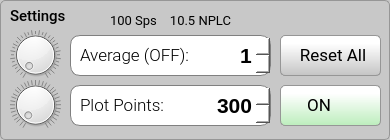
          <widget class="QGroupBox" name="groupBox_settigns">
           <property name="sizePolicy">
            <sizepolicy hsizetype="Preferred" vsizetype="Expanding">
             <horstretch>0</horstretch>
             <verstretch>0</verstretch>
            </sizepolicy>
           </property>
           <property name="minimumSize">
            <size>
             <width>0</width>
             <height>140</height>
            </size>
           </property>
           <property name="maximumSize">
            <size>
             <width>16777215</width>
             <height>140</height>
            </size>
           </property>
           <property name="font">
            <font>
             <family>Roboto Medium</family>
             <pointsize>11</pointsize>
             <weight>50</weight>
             <italic>false</italic>
             <bold>false</bold>
             <kerning>true</kerning>
            </font>
           </property>
           <property name="styleSheet">
            <string notr="true">QGroupBox {background-color: rgb(200,200,200);border: 1px solid rgb(150,150,150); border-radius: 5px;  margin-top: 0.5em;}; 
QGroupBox::title {subcontrol-origin: margin;left: 10px;padding: 0 3px 0 3px;}</string>
           </property>
           <property name="title">
            <string/>
           </property>
           <widget class="QLabel" name="label_3">
            <property name="geometry">
             <rect>
              <x>80</x>
              <y>95</y>
              <width>101</width>
              <height>21</height>
             </rect>
            </property>
            <property name="font">
             <font>
              <family>Roboto Light</family>
              <pointsize>13</pointsize>
              <weight>50</weight>
              <bold>false</bold>
             </font>
            </property>
            <property name="text">
             <string>Plot Points:</string>
            </property>
           </widget>
           <widget class="QDial2" name="dial_display">
            <property name="geometry">
             <rect>
              <x>10</x>
              <y>80</y>
              <width>51</width>
              <height>50</height>
             </rect>
            </property>
            <property name="minimum">
             <number>2</number>
            </property>
            <property name="maximum">
             <number>6000</number>
            </property>
            <property name="value">
             <number>100</number>
            </property>
            <property name="orientation">
             <enum>Qt::Horizontal</enum>
            </property>
            <property name="invertedAppearance">
             <bool>false</bool>
            </property>
            <property name="wrapping">
             <bool>false</bool>
            </property>
            <property name="notchTarget">
             <double>30.000000000000000</double>
            </property>
            <property name="notchesVisible">
             <bool>true</bool>
            </property>
           </widget>
           <widget class="QSpinBox" name="spinBox_display">
            <property name="geometry">
             <rect>
              <x>70</x>
              <y>85</y>
              <width>201</width>
              <height>41</height>
             </rect>
            </property>
            <property name="styleSheet">
             <string notr="true">QSpinBox { background-color: rgba(255,255,255, 1.0);border: 1px solid gray; border-radius:10px;
				   text-align:right;font-family:'Roboto Mono Medium','Roboto'; font-size:16pt; font-weight:500;  }

QSpinBox::up-button { 
	height:22px; 
	width: 30px;
	border: 0px;
	image: url(:/main/img/arrow_up4.png);
}

QSpinBox::down-button {
	height:22px; 
	width: 30px;
	border: 0px;
	image: url(:/main/img/arrow_down4.png);
 }

QSpinBox::up-button:hover { 
	image: url(:/main/img/arrow_up4b.png);
}

QSpinBox::down-button:hover {
	image: url(:/main/img/arrow_down4b.png);
 }

QSpinBox:disabled { background-color: rgba(240,240,240, 1.0); border: 1px transparent; border-radius:10px;
                                          border-color: transparent; border-width: 1px; border-style:inset; border-radius:10px;
                                          text-align:right;font-family:'Roboto Mono Medium','Roboto'; font-size:16pt; font-weight:500; }

QSpinBox::up-button:disabled { height:22px; width: 30px; border: 0px; image: url(:/main/img/arrow_up2.png); }

QSpinBox::down-button:disabled { height:22px; width: 30px; border: 0px; image: url(:/main/img/arrow_down2.png); }
</string>
            </property>
            <property name="wrapping">
             <bool>false</bool>
            </property>
            <property name="alignment">
             <set>Qt::AlignRight|Qt::AlignTrailing|Qt::AlignVCenter</set>
            </property>
            <property name="buttonSymbols">
             <enum>QAbstractSpinBox::UpDownArrows</enum>
            </property>
            <property name="accelerated">
             <bool>false</bool>
            </property>
            <property name="keyboardTracking">
             <bool>false</bool>
            </property>
            <property name="showGroupSeparator" stdset="0">
             <bool>false</bool>
            </property>
            <property name="suffix">
             <string/>
            </property>
            <property name="minimum">
             <number>2</number>
            </property>
            <property name="maximum">
             <number>6000</number>
            </property>
            <property name="value">
             <number>300</number>
            </property>
           </widget>
           <widget class="QLabel" name="label_dial4">
            <property name="geometry">
             <rect>
              <x>10</x>
              <y>80</y>
              <width>51</width>
              <height>50</height>
             </rect>
            </property>
            <property name="text">
             <string/>
            </property>
            <property name="pixmap">
             <pixmap resource="../../resources/resources.qrc">:/main/img/dial1.png</pixmap>
            </property>
            <property name="scaledContents">
             <bool>false</bool>
            </property>
           </widget>
           <widget class="QSpinBox" name="spinBox_average">
            <property name="enabled">
             <bool>true</bool>
            </property>
            <property name="geometry">
             <rect>
              <x>70</x>
              <y>35</y>
              <width>201</width>
              <height>41</height>
             </rect>
            </property>
            <property name="sizePolicy">
             <sizepolicy hsizetype="Preferred" vsizetype="Fixed">
              <horstretch>0</horstretch>
              <verstretch>0</verstretch>
             </sizepolicy>
            </property>
            <property name="styleSheet">
             <string notr="true">QSpinBox { background-color: rgba(255,255,255, 1.0);border: 1px solid gray; border-radius:10px;
				   text-align:right;font-family:'Roboto Mono Medium','Roboto'; font-size:16pt; font-weight:500;  }

QSpinBox::up-button { 
	height:22px; 
	width: 30px;
	border: 0px;
	image: url(:/main/img/arrow_up4.png);
}

QSpinBox::down-button {
	height:22px; 
	width: 30px;
	border: 0px;
	image: url(:/main/img/arrow_down4.png);
 }

QSpinBox::up-button:hover { 
	image: url(:/main/img/arrow_up4b.png);
}

QSpinBox::down-button:hover {
	image: url(:/main/img/arrow_down4b.png);
 }

QSpinBox:disabled { background-color: rgba(240,240,240, 1.0); border: 1px transparent; border-radius:10px;
                                          border-color: transparent; border-width: 1px; border-style:inset; border-radius:10px;
                                          text-align:right;font-family:'Roboto Mono Medium','Roboto'; font-size:16pt; font-weight:500; }

QSpinBox::up-button:disabled { height:22px; width: 30px; border: 0px; image: url(:/main/img/arrow_up2.png); }

QSpinBox::down-button:disabled { height:22px; width: 30px; border: 0px; image: url(:/main/img/arrow_down2.png); }
</string>
            </property>
            <property name="wrapping">
             <bool>false</bool>
            </property>
            <property name="alignment">
             <set>Qt::AlignRight|Qt::AlignTrailing|Qt::AlignVCenter</set>
            </property>
            <property name="buttonSymbols">
             <enum>QAbstractSpinBox::UpDownArrows</enum>
            </property>
            <property name="accelerated">
             <bool>false</bool>
            </property>
            <property name="keyboardTracking">
             <bool>false</bool>
            </property>
            <property name="showGroupSeparator" stdset="0">
             <bool>false</bool>
            </property>
            <property name="suffix">
             <string/>
            </property>
            <property name="minimum">
             <number>1</number>
            </property>
            <property name="maximum">
             <number>500</number>
            </property>
            <property name="value">
             <number>1</number>
            </property>
           </widget>
           <widget class="QDial2" name="dial_average">
            <property name="geometry">
             <rect>
              <x>10</x>
              <y>30</y>
              <width>51</width>
              <height>50</height>
             </rect>
            </property>
            <property name="minimum">
             <number>1</number>
            </property>
            <property name="maximum">
             <number>500</number>
            </property>
            <property name="value">
             <number>1</number>
            </property>
            <property name="orientation">
             <enum>Qt::Horizontal</enum>
            </property>
            <property name="invertedAppearance">
             <bool>false</bool>
            </property>
            <property name="wrapping">
             <bool>false</bool>
            </property>
            <property name="notchTarget">
             <double>15.000000000000000</double>
            </property>
            <property name="notchesVisible">
             <bool>true</bool>
            </property>
           </widget>
           <widget class="QLabel" name="label_avg">
            <property name="geometry">
             <rect>
              <x>80</x>
              <y>45</y>
              <width>111</width>
              <height>21</height>
             </rect>
            </property>
            <property name="font">
             <font>
              <family>Roboto Light</family>
              <pointsize>13</pointsize>
              <weight>50</weight>
              <bold>false</bold>
             </font>
            </property>
            <property name="text">
             <string>Average (OFF):</string>
            </property>
           </widget>
           <widget class="QLabel" name="label_dial3">
            <property name="geometry">
             <rect>
              <x>10</x>
              <y>30</y>
              <width>51</width>
              <height>50</height>
             </rect>
            </property>
            <property name="text">
             <string/>
            </property>
            <property name="pixmap">
             <pixmap resource="../../resources/resources.qrc">:/main/img/dial1.png</pixmap>
            </property>
            <property name="scaledContents">
             <bool>false</bool>
            </property>
           </widget>
           <widget class="QPushButton" name="pushButton_disable">
            <property name="geometry">
             <rect>
              <x>280</x>
              <y>85</y>
              <width>101</width>
              <height>41</height>
             </rect>
            </property>
            <property name="font">
             <font>
              <family>Roboto</family>
              <pointsize>13</pointsize>
             </font>
            </property>
            <property name="styleSheet">
             <string notr="true">QPushButton {
	padding: 0.2em 0.2em 0.3em 0.2em;
	border: 1px solid rgb(150, 150, 150);
	border-radius: 5px;
	color: black;
	background: qlineargradient(x1:0, y1:0, x2:0, y2:2, stop:0 #FFFFFF, stop:0.1 #FFFFFF, stop:1 #69D769);
	text-align:left;
	padding-left:22px;
}

QPushButton:hover:!pressed {
	border: 1px solid rgb(150, 150, 150);
	border-radius: 5px;
	color: #256552;
	background: qlineargradient(x1:0, y1:0, x2:0, y2:2, stop:0 #FFFFFF, stop:0.1 #FFFFFF, stop:1 #ACFAAC);
}

QPushButton:pressed {
	border: 2px solid rgb(150, 150, 150);
	border-radius: 5px;
	background: #FFFFFF;
	color: #2f836a;
}

QPushButton:disabled {
	border: 1px solid rgb(180, 180, 180);
	color: gray;
	background: qlineargradient(x1:0, y1:0, x2:0, y2:2, stop:0 #CCCCCC, stop:0.1 #EEEEEE, stop:1 #BBBBBB);
}</string>
            </property>
            <property name="text">
             <string> ON  </string>
            </property>
            <property name="icon">
             <iconset resource="../../resources/resources.qrc">
              <normaloff>:/main/img/power-off-green3.png</normaloff>
              <disabledoff>:/main/img/power-off-green3.png</disabledoff>:/main/img/power-off-green3.png</iconset>
            </property>
            <property name="iconSize">
             <size>
              <width>23</width>
              <height>22</height>
             </size>
            </property>
           </widget>
           <widget class="QPushButton" name="pushButton_enable">
            <property name="geometry">
             <rect>
              <x>280</x>
              <y>85</y>
              <width>101</width>
              <height>41</height>
             </rect>
            </property>
            <property name="font">
             <font>
              <family>Roboto</family>
              <pointsize>13</pointsize>
             </font>
            </property>
            <property name="styleSheet">
             <string notr="true">QPushButton {
	padding: 0.2em 0.2em 0.3em 0.2em;
	border: 1px solid rgb(150, 150, 150);
	border-radius: 5px;
	color: black;
	background: qlineargradient(x1:0, y1:0, x2:0, y2:2, stop:0 #FFFFFF, stop:0.1 #FFFFFF, stop:1 #D76969);
	text-align:left;
	padding-left:22px;
}

QPushButton:hover:!pressed {
	border: 1px solid rgb(150, 150, 150);
	border-radius: 5px;
	color: #256552;
	background: qlineargradient(x1:0, y1:0, x2:0, y2:2, stop:0 #FFFFFF, stop:0.1 #FFFFFF, stop:1 #FAACAC);
}

QPushButton:pressed {
	border: 2px solid rgb(150, 150, 150);
	border-radius: 5px;
	background: #FFFFFF;
	color: #2f836a;
}

QPushButton:disabled {
	border: 1px solid rgb(180, 180, 180);
	color: gray;
	background: qlineargradient(x1:0, y1:0, x2:0, y2:2, stop:0 #CCCCCC, stop:0.1 #EEEEEE, stop:1 #BBBBBB);
}</string>
            </property>
            <property name="text">
             <string> OFF</string>
            </property>
            <property name="icon">
             <iconset resource="../../resources/resources.qrc">
              <normaloff>:/main/img/power-off-red.png</normaloff>:/main/img/power-off-red.png</iconset>
            </property>
            <property name="iconSize">
             <size>
              <width>23</width>
              <height>22</height>
             </size>
            </property>
           </widget>
           <widget class="QLabel" name="label_titleSettings">
            <property name="geometry">
             <rect>
              <x>10</x>
              <y>8</y>
              <width>81</width>
              <height>16</height>
             </rect>
            </property>
            <property name="font">
             <font>
              <family>Roboto Medium</family>
              <pointsize>11</pointsize>
             </font>
            </property>
            <property name="text">
             <string>Settings</string>
            </property>
           </widget>
           <widget class="QPushButton" name="pushButton_reset">
            <property name="geometry">
             <rect>
              <x>280</x>
              <y>35</y>
              <width>101</width>
              <height>41</height>
             </rect>
            </property>
            <property name="font">
             <font>
              <family>Roboto</family>
              <pointsize>13</pointsize>
             </font>
            </property>
            <property name="styleSheet">
             <string notr="true">QPushButton {
	padding: 0.2em 0.2em 0.3em 0.2em;
	border: 1px solid rgb(150, 150, 150);
	border-radius: 5px;
	color: black;
	background: qlineargradient(x1:0, y1:0, x2:0, y2:2, stop:0 #FFFFFF, stop:0.1 #FFFFFF, stop:1 #7B7B7B);
	padding-left:5px;
}

QPushButton:hover:!pressed {
	border: 1px solid rgb(150, 150, 150);
	border-radius: 5px;
	color: #256552;
	background: qlineargradient(x1:0, y1:0, x2:0, y2:2, stop:0 #FFFFFF, stop:0.1 #FFFFFF, stop:1 #AAAAAA);
}

QPushButton:pressed {
	border: 2px solid rgb(150, 150, 150);
	border-radius: 5px;
	background: #FFFFFF;
	color: #2f836a;
}

QPushButton:disabled {
	border: 1px solid rgb(180, 180, 180);
	color: gray;
	background: qlineargradient(x1:0, y1:0, x2:0, y2:2, stop:0 #CCCCCC, stop:0.1 #EEEEEE, stop:1 #BBBBBB);
}</string>
            </property>
            <property name="text">
             <string>Reset All</string>
            </property>
            <property name="iconSize">
             <size>
              <width>23</width>
              <height>22</height>
             </size>
            </property>
           </widget>
           <widget class="QPushButton" name="pushButton_resetZoom">
            <property name="geometry">
             <rect>
              <x>280</x>
              <y>35</y>
              <width>101</width>
              <height>41</height>
             </rect>
            </property>
            <property name="font">
             <font>
              <family>Roboto</family>
              <pointsize>13</pointsize>
             </font>
            </property>
            <property name="styleSheet">
             <string notr="true">QPushButton {
	padding: 0.2em 0.2em 0.3em 0.2em;
	border: 1px solid rgb(150, 150, 150);
	border-radius: 5px;
	color: black;
	background: qlineargradient(x1:0, y1:0, x2:0, y2:2, stop:0 #FFFFFF, stop:0.1 #FFFFFF, stop:1 #7B7B7B);
}

QPushButton:hover:!pressed {
	border: 1px solid rgb(150, 150, 150);
	border-radius: 5px;
	color: #256552;
	background: qlineargradient(x1:0, y1:0, x2:0, y2:2, stop:0 #FFFFFF, stop:0.1 #FFFFFF, stop:1 #AAAAAA);
}

QPushButton:pressed {
	border: 2px solid rgb(150, 150, 150);
	border-radius: 5px;
	background: #FFFFFF;
	color: #2f836a;
}

QPushButton:disabled {
	border: 1px solid rgb(180, 180, 180);
	color: gray;
	background: qlineargradient(x1:0, y1:0, x2:0, y2:2, stop:0 #CCCCCC, stop:0.1 #EEEEEE, stop:1 #BBBBBB);
}</string>
            </property>
            <property name="text">
             <string>Reset Zoom</string>
            </property>
            <property name="iconSize">
             <size>
              <width>23</width>
              <height>22</height>
             </size>
            </property>
           </widget>
           <widget class="QLabel" name="label_nplc">
            <property name="geometry">
             <rect>
              <x>160</x>
              <y>10</y>
              <width>71</width>
              <height>21</height>
             </rect>
            </property>
            <property name="font">
             <font>
              <family>Roboto</family>
              <pointsize>10</pointsize>
              <weight>50</weight>
              <bold>false</bold>
             </font>
            </property>
            <property name="layoutDirection">
             <enum>Qt::LeftToRight</enum>
            </property>
            <property name="text">
             <string>10.5 NPLC</string>
            </property>
            <property name="alignment">
             <set>Qt::AlignRight|Qt::AlignTrailing|Qt::AlignVCenter</set>
            </property>
           </widget>
           <widget class="QLabel" name="label_fs">
            <property name="geometry">
             <rect>
              <x>110</x>
              <y>10</y>
              <width>61</width>
              <height>21</height>
             </rect>
            </property>
            <property name="font">
             <font>
              <family>Roboto</family>
              <pointsize>10</pointsize>
              <weight>50</weight>
              <bold>false</bold>
             </font>
            </property>
            <property name="text">
             <string>100 Sps</string>
            </property>
           </widget>
           <zorder>spinBox_display</zorder>
           <zorder>label_3</zorder>
           <zorder>label_dial4</zorder>
           <zorder>dial_display</zorder>
           <zorder>spinBox_average</zorder>
           <zorder>label_avg</zorder>
           <zorder>label_dial3</zorder>
           <zorder>dial_average</zorder>
           <zorder>pushButton_enable</zorder>
           <zorder>pushButton_disable</zorder>
           <zorder>label_titleSettings</zorder>
           <zorder>pushButton_resetZoom</zorder>
           <zorder>pushButton_reset</zorder>
           <zorder>label_nplc</zorder>
           <zorder>label_fs</zorder>
          </widget>
